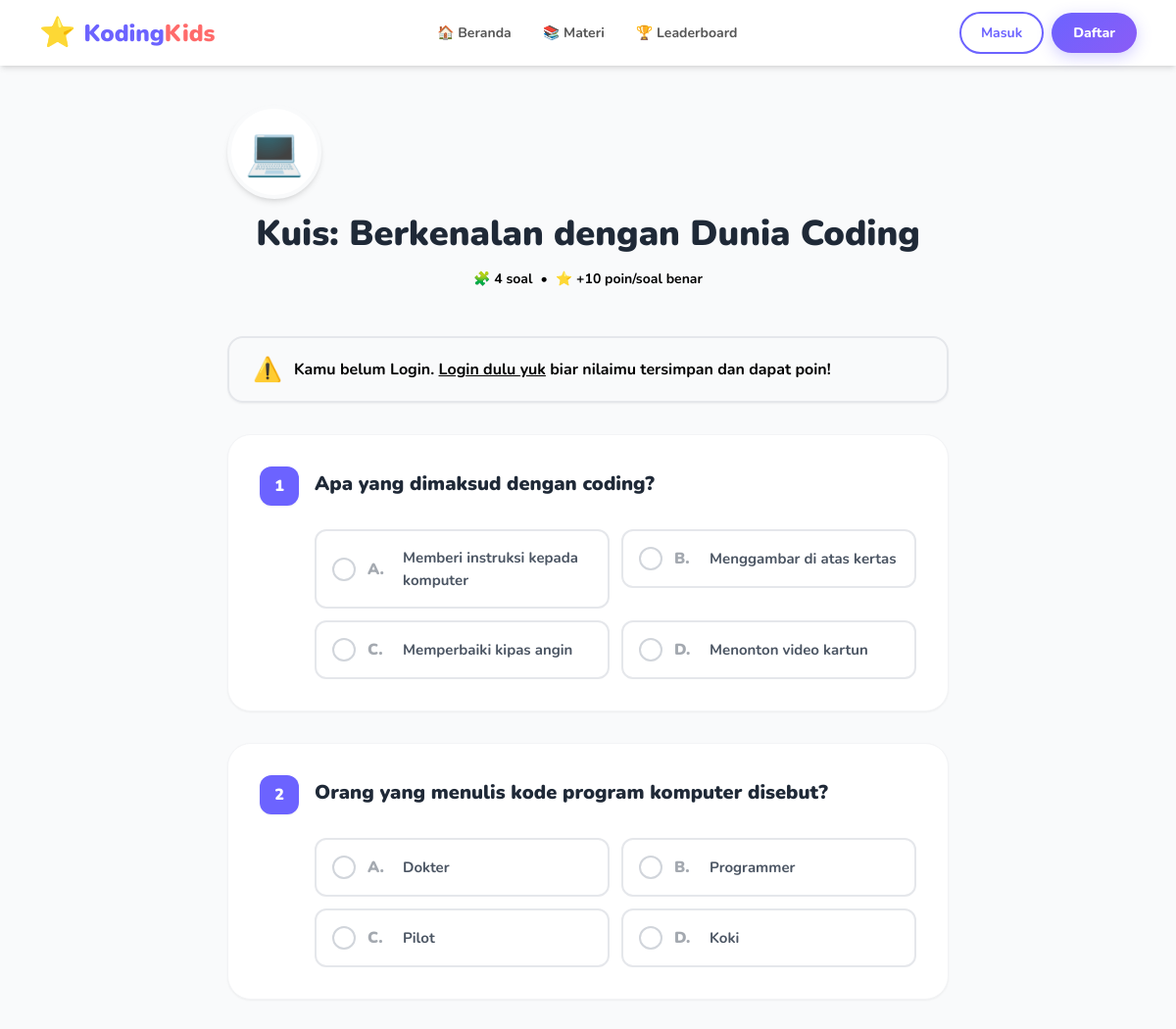
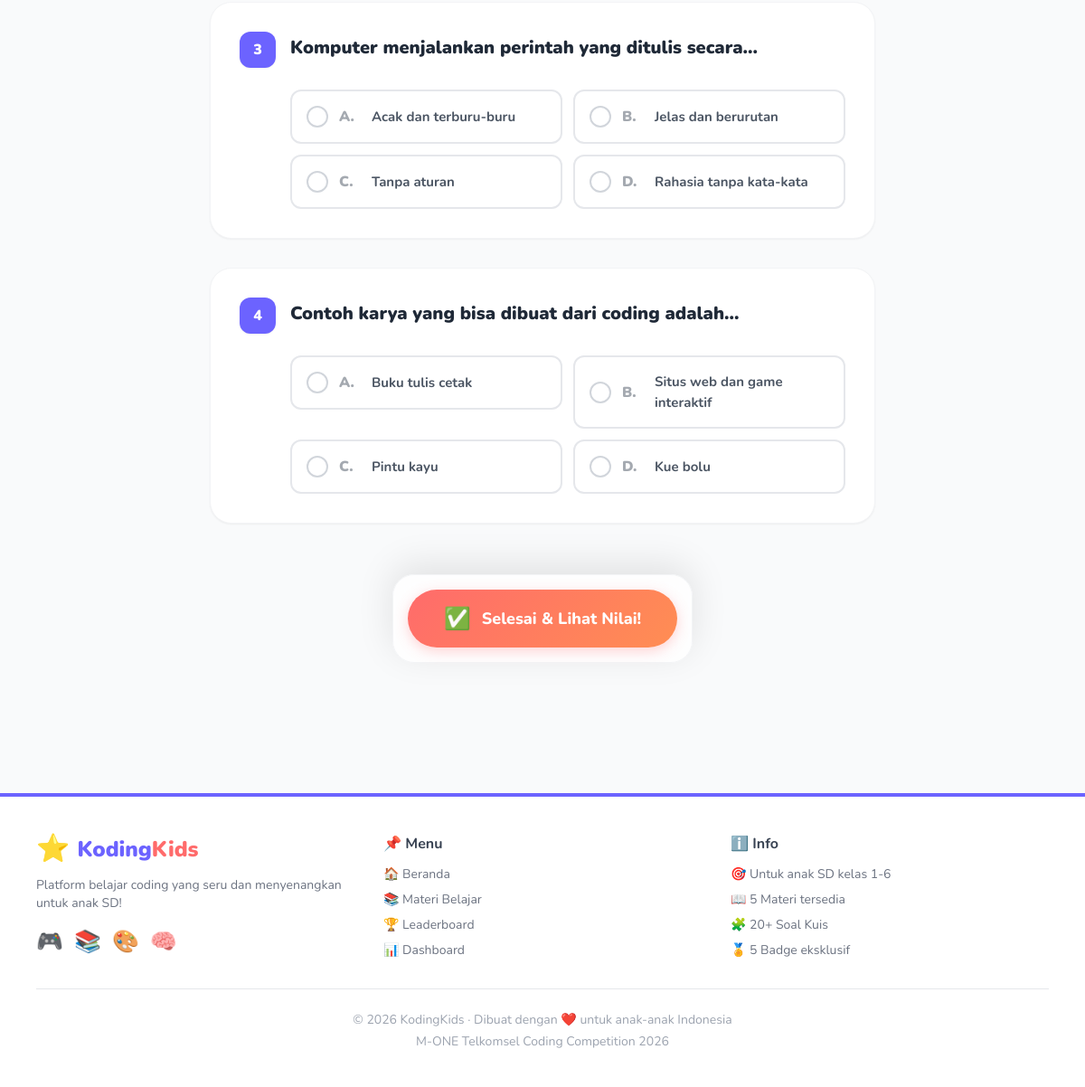
Screenshot of /pages/kuis.php?materi_id=1 with the database file from the repository (2 pictures, top to bottom).
### tables this page shows
CREATE TABLE IF NOT EXISTS `materi` (
    `id` INT UNSIGNED AUTO_INCREMENT PRIMARY KEY,
    `judul` VARCHAR(150) NOT NULL,
    `deskripsi` VARCHAR(255) NOT NULL,
    `level` ENUM('Mudah', 'Sedang', 'Sulit') NOT NULL DEFAULT 'Mudah',
    `durasi` TINYINT UNSIGNED NOT NULL DEFAULT 10,
    `icon` VARCHAR(20) NOT NULL DEFAULT '💻',
    `warna` VARCHAR(20) NOT NULL DEFAULT '#6C63FF',
    `konten` LONGTEXT NOT NULL,
    `urutan` INT NOT NULL DEFAULT 1,
    `created_at` TIMESTAMP NOT NULL DEFAULT CURRENT_TIMESTAMP
);

CREATE TABLE IF NOT EXISTS `kuis` (
    `id` INT UNSIGNED AUTO_INCREMENT PRIMARY KEY,
    `materi_id` INT UNSIGNED NOT NULL,
    `pertanyaan` TEXT NOT NULL,
    `pilihan_a` VARCHAR(255) NOT NULL,
    `pilihan_b` VARCHAR(255) NOT NULL,
    `pilihan_c` VARCHAR(255) NOT NULL,
    `pilihan_d` VARCHAR(255) NOT NULL,
    `jawaban_benar` ENUM('a', 'b', 'c', 'd') NOT NULL,
    `created_at` TIMESTAMP NOT NULL DEFAULT CURRENT_TIMESTAMP,
    CONSTRAINT `fk_kuis_materi` FOREIGN KEY (`materi_id`) REFERENCES `materi` (`id`) ON DELETE CASCADE
);

### config/db.php (called while the page is built, shortened)
<?php
function isLoggedIn() {
    return isset($_SESSION['user_id']);
}
?>

### pages/kuis.php (the view, shortened to what this page needs)
<?php
require_once '../includes/header.php';
$materi_id = isset($_GET['materi_id']) ? (int)$_GET['materi_id'] : 0;
$materi = $conn->query("SELECT * FROM materi WHERE id=$materi_id")->fetch_assoc();
$soal_list = $conn->query("SELECT * FROM kuis WHERE materi_id=$materi_id ORDER BY id")->fetch_all(MYSQLI_ASSOC);
$total_soal = count($soal_list);
$hasil = null;
?>
<div class="max-w-3xl mx-auto px-4 py-10">
    <div class="text-center mb-10">
        <div class="inline-block w-24 h-24 bg-white rounded-full shadow-md flex items-center justify-center text-5xl mb-4 animate-bounce-slow border-4 border-gray-50">
            <?= $materi['icon'] ?>
        </div>
        <h1 class="text-3xl md:text-4xl font-black text-gray-800 mb-2">Kuis: <?= htmlspecialchars($materi['judul']) ?></h1>
        <div class="inline-flex items-center gap-2 bg-yellow-100 text-yellow-800 px-4 py-2 rounded-full font-bold text-sm">
            <span>🧩 <?= $total_soal ?> soal</span>
            <span class="text-yellow-400">•</span>
            <span>⭐ +10 poin/soal benar</span>
        </div>
    </div>
    <?php if ($hasil): ?>
    <?php
    $persen = round(($hasil['skor'] / $hasil['total']) * 100);
    if ($persen >= 80) {
        $emoji = '🎉';
        $pesan = 'Luar Biasa! Kamu Jago!';
        $color_theme = 'green';
        echo '<script>document.addEventListener("DOMContentLoaded", ()=>launchConfetti())</script>';
    } elseif ($persen >= 50) {
        $emoji = '👍';
        $pesan = 'Bagus! Terus Semangat!';
        $color_theme = 'yellow';
    } else {
        $emoji = '💪';
        $pesan = 'Jangan Menyerah, Coba Lagi!';
        $color_theme = 'red';
    }
    ?>
    <div class="bg-white rounded-3xl shadow-xl border border-gray-100 p-8 mb-10 text-center relative overflow-hidden">
        <div class="absolute -right-10 -top-10 text-9xl opacity-5 rotate-12">🏅</div>
        <div class="text-7xl mb-4 relative z-10 animate-pop"><?= $emoji ?></div>
        <h2 class="text-3xl font-black text-gray-800 mb-2 relative z-10"><?= $pesan ?></h2>
        <p class="text-gray-500 font-semibold mb-8 relative z-10">Berikut adalah hasil kuis kamu:</p>
        <div class="flex flex-wrap justify-center gap-4 md:gap-8 my-8 relative z-10">
            <div class="bg-blue-50 border border-blue-100 rounded-2xl p-4 min-w-[120px]">
                <div class="text-5xl font-black text-blue-600 mb-1"><?= $hasil['skor'] ?><span class="text-2xl text-blue-300">/<?= $hasil['total'] ?></span></div>
                <div class="text-blue-800 font-bold text-xs uppercase tracking-wide">Jawaban Benar</div>
            </div>
            <div class="bg-<?= $color_theme ?>-50 border border-<?= $color_theme ?>-100 rounded-2xl p-4 min-w-[120px]">
                <div class="text-5xl font-black text-<?= $color_theme ?>-600 mb-1"><?= $persen ?><span class="text-2xl text-<?= $color_theme ?>-300">%</span></div>
                <div class="text-<?= $color_theme ?>-800 font-bold text-xs uppercase tracking-wide">Skor Kamu</div>
            </div>
            <?php if (isLoggedIn()): ?>
            <div class="bg-yellow-50 border border-yellow-200 rounded-2xl p-4 min-w-[120px] shadow-sm transform scale-105">
                <div class="text-5xl font-black text-yellow-500 mb-1">+<?= $hasil['skor'] * 10 ?></div>
                <div class="text-yellow-800 font-bold text-xs uppercase tracking-wide">Poin Didapat ⭐</div>
            </div>
            <?php endif; ?>
        </div>
        <div class="max-w-sm mx-auto mb-8 bg-gray-100 h-4 rounded-full overflow-hidden relative z-10 shadow-inner">
            <div class="h-full bg-gradient-to-r from-<?= $color_theme ?>-400 to-<?= $color_theme ?>-600 transition-all duration-1000" style="width: 0%" id="score-bar"></div>
        </div>
        <script>setTimeout(() => document.getElementById('score-bar').style.width = '<?= $persen ?>%', 300);</script>
        <div class="flex flex-wrap justify-center gap-3 relative z-10">
            <a href="kuis.php?materi_id=<?= $materi_id ?>" class="bg-gray-800 text-white font-black px-6 py-3 rounded-full hover:bg-gray-700 transition-colors shadow-md flex items-center gap-2">
                🔄 Coba Lagi
            </a>
            <a href="materi_detail.php?id=<?= $materi_id ?>" class="bg-white text-gray-700 border-2 border-gray-200 font-black px-6 py-3 rounded-full hover:bg-gray-50 transition-colors flex items-center gap-2">
                📖 Baca Materi
            </a>
            <?php if (isLoggedIn()): ?>
            <a href="dashboard.php" class="bg-primary text-white font-black px-6 py-3 rounded-full hover:bg-purple-700 transition-colors shadow-md flex items-center gap-2">
                📊 Ke Dashboard
            </a>
            <?php endif; ?>
        </div>
    </div>
    <div class="flex items-center gap-3 mb-6 mt-12">
        <span class="text-3xl">📋</span>
        <h3 class="text-2xl font-black text-gray-800">Review Jawaban</h3>
    </div>
    <?php foreach ($soal_list as $i => $s):
        $d = $hasil['detail'][$s['id']];
        $opsi_arr = ['a'=>$s['pilihan_a'],'b'=>$s['pilihan_b'],'c'=>$s['pilihan_c'],'d'=>$s['pilihan_d']];
    ?>
    <div class="bg-white rounded-2xl shadow-sm p-6 mb-5 border-2 <?= $d['correct'] ? 'border-green-300 bg-green-50/30' : 'border-red-300 bg-red-50/30' ?>">
        <div class="flex items-start gap-4 mb-5">
            <div class="w-10 h-10 rounded-full flex items-center justify-center text-xl flex-shrink-0 <?= $d['correct'] ? 'bg-green-100 text-green-600' : 'bg-red-100 text-red-600' ?>">
                <?= $d['correct'] ? '✅' : '❌' ?>
            </div>
            <div>
                <div class="text-xs font-bold text-gray-400 uppercase tracking-wider mb-1">Soal <?= $i+1 ?></div>
                <p class="font-bold text-gray-800 text-lg leading-snug"><?= htmlspecialchars($s['pertanyaan']) ?></p>
            </div>
        </div>
        <div class="grid grid-cols-1 md:grid-cols-2 gap-3 pl-14">
            <?php foreach ($opsi_arr as $key => $val):
                $is_benar = $key === $s['jawaban_benar'];
                $is_user  = $key === $d['user'];
                $cls = 'border-gray-200 text-gray-500 bg-white';
                $icon = '';
                if ($is_benar) {
                    $cls = 'border-green-500 bg-green-100 text-green-800 shadow-sm ring-1 ring-green-500';
                    $icon = '✅';
                } elseif ($is_user && !$is_benar) {
                    $cls = 'border-red-400 bg-red-100 text-red-800';
                    $icon = '❌';
                }
            ?>
            <div class="flex items-center gap-3 p-3.5 rounded-xl border-2 <?= $cls ?> font-semibold text-sm transition-all relative">
                <span class="w-6 h-6 rounded bg-white/50 flex items-center justify-center font-black opacity-70"><?= strtoupper($key) ?></span>
                <span class="flex-1"><?= htmlspecialchars($val) ?></span>
                <?php if ($icon): ?>
                    <span class="text-lg absolute right-3"><?= $icon ?></span>
                <?php endif; ?>
            </div>
            <?php endforeach; ?>
        </div>
    </div>
    <?php endforeach; ?>
    <?php else: ?>
    <?php if (!isLoggedIn()): ?>
    <div class="bg-yellow-50 border-2 border-yellow-300 text-yellow-800 px-6 py-4 rounded-2xl font-bold mb-8 flex items-center justify-between shadow-sm">
        <div class="flex items-center gap-3">
            <span class="text-2xl">⚠️</span>
            <span>Kamu belum Login. <a href="login.php" class="underline text-yellow-900 hover:text-primary">Login dulu yuk</a> biar nilaimu tersimpan dan dapat poin!</span>
        </div>
    </div>
    <?php endif; ?>
    <form method="POST" id="quiz-form" class="space-y-8">
        <?php foreach ($soal_list as $i => $s):
            $opsi_arr = ['a'=>$s['pilihan_a'],'b'=>$s['pilihan_b'],'c'=>$s['pilihan_c'],'d'=>$s['pilihan_d']];
        ?>
        <div class="bg-white rounded-3xl shadow-sm border border-gray-100 p-6 md:p-8 animate-on-scroll">
            <div class="flex items-start gap-4 mb-6">
                <div class="w-10 h-10 rounded-xl flex items-center justify-center font-black text-white flex-shrink-0 shadow-sm" style="background:<?= $materi['warna'] ?>">
                    <?= $i+1 ?>
                </div>
                <p class="font-black text-gray-800 text-xl leading-snug pt-1"><?= htmlspecialchars($s['pertanyaan']) ?></p>
            </div>
            <div class="grid grid-cols-1 md:grid-cols-2 gap-3 pl-0 md:pl-14">
                <?php foreach ($opsi_arr as $key => $val): ?>
                <label class="group cursor-pointer relative">
                    <div class="flex items-center gap-3 p-4 rounded-xl border-2 border-gray-200 bg-white text-gray-600 font-bold transition-all peer-checked:border-primary peer-checked:bg-primary/5 peer-checked:text-primary peer-checked:shadow-sm hover:border-gray-300 hover:bg-gray-50">
                        <div class="w-6 h-6 rounded-full border-2 border-gray-300 flex items-center justify-center peer-checked:border-primary group-hover:border-primary/50 transition-colors">
                        </div>
                        <span class="w-6 font-black opacity-50 peer-checked:opacity-100"><?= strtoupper($key) ?>.</span>
                        <span class="flex-1 text-[15px]"><?= htmlspecialchars($val) ?></span>
                    </div>
                </label>
                <?php endforeach; ?>
            </div>
        </div>
        <?php endforeach; ?>
        <div class="text-center pt-6 pb-10 sticky bottom-4 z-20">
            <div class="bg-white/80 backdrop-blur-md p-4 rounded-3xl shadow-[0_-10px_40px_rgba(0,0,0,0.1)] inline-block border border-gray-100">
                <button type="submit" class="btn-accent px-10 py-4 text-lg w-full md:w-auto flex items-center justify-center gap-3">
                    <span class="text-2xl">✅</span> Selesai & Lihat Nilai!
                </button>
            </div>
        </div>
    </form>
    <?php endif; ?>
</div>
<?php require_once '../includes/footer.php'; ?>

### assets/css/style.css (style rules this page uses)
* { box-sizing: border-box; }
body { font-family: 'Nunito', sans-serif; }
.btn-accent { background: linear-gradient(135deg, #FF6B6B, #FF8E53); color: white; padding: 10px 22px; border-radius: 50px; font-weight: 800; font-size: 14px; text-decoration: none; display: inline-block; transition: all 0.2s; border: none; cursor: pointer; box-shadow: 0 4px 15px rgba(255,107,107,0.3); }
.animate-bounce-slow { animation: bounce-slow 2s ease-in-out infinite; }

### rows the page displays
materi: icon "💻", judul "Berkenalan dengan Dunia Coding"
kuis: pertanyaan "Apa yang dimaksud dengan coding?", key "A", pilihan_a "Memberi instruksi kepada komputer", key "B", pilihan_b "Menggambar di atas kertas", key "C", pilihan_c "Memperbaiki kipas angin", key "D", pilihan_d "Menonton video kartun"
kuis: pertanyaan "Orang yang menulis kode program komputer disebut?", key "A", pilihan_a "Dokter", key "B", pilihan_b "Programmer", key "C", pilihan_c "Pilot", key "D", pilihan_d "Koki"
kuis: pertanyaan "Komputer menjalankan perintah yang ditulis secara...", key "A", pilihan_a "Acak dan terburu-buru", key "B", pilihan_b "Jelas dan berurutan", key "C", pilihan_c "Tanpa aturan", key "D", pilihan_d "Rahasia tanpa kata-kata"
kuis: pertanyaan "Contoh karya yang bisa dibuat dari coding adalah...", key "A", pilihan_a "Buku tulis cetak", key "B", pilihan_b "Situs web dan game interaktif", key "C", pilihan_c "Pintu kayu", key "D", pilihan_d "Kue bolu"

### other values shown
$total_soal "4"
